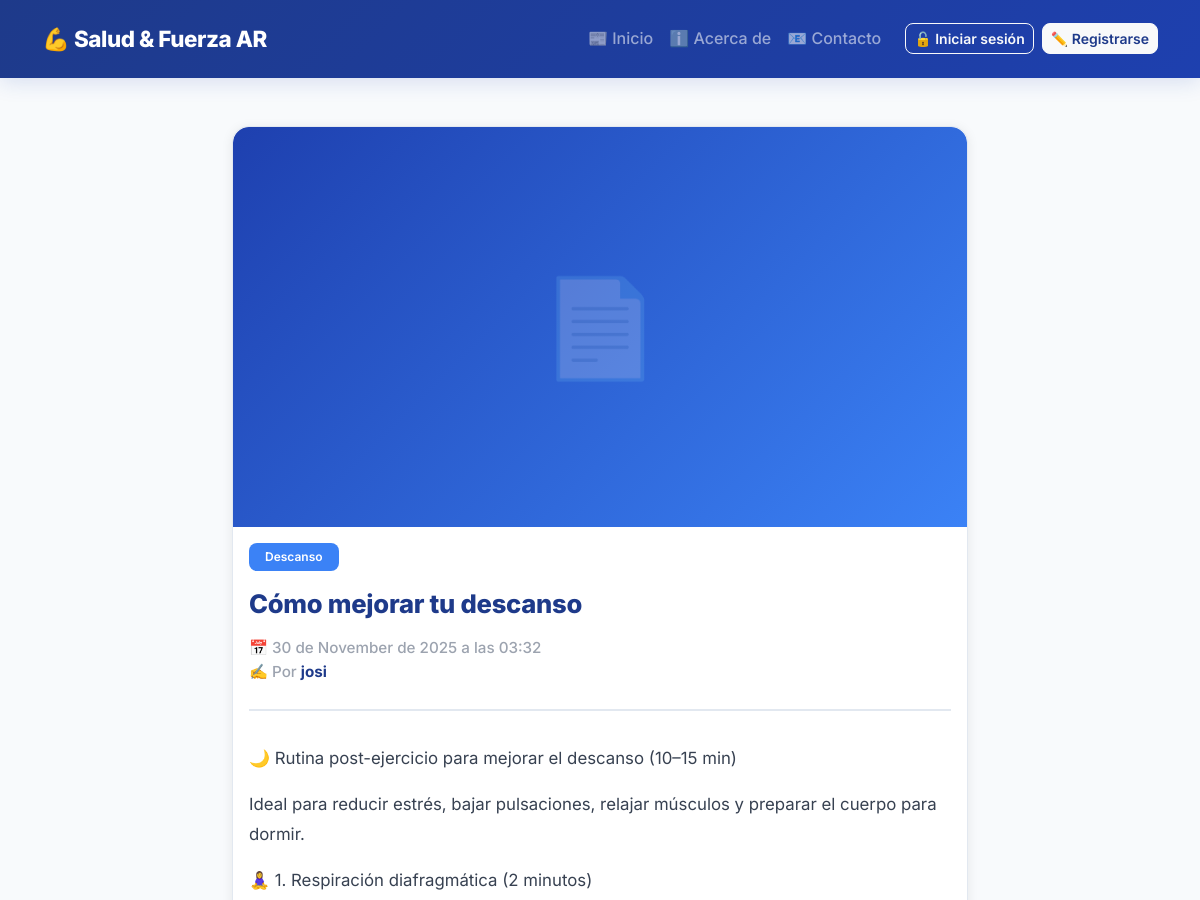
/post/como-mejorar-tu-descanso/ (upper part), run on an earlier commit of the app's database.
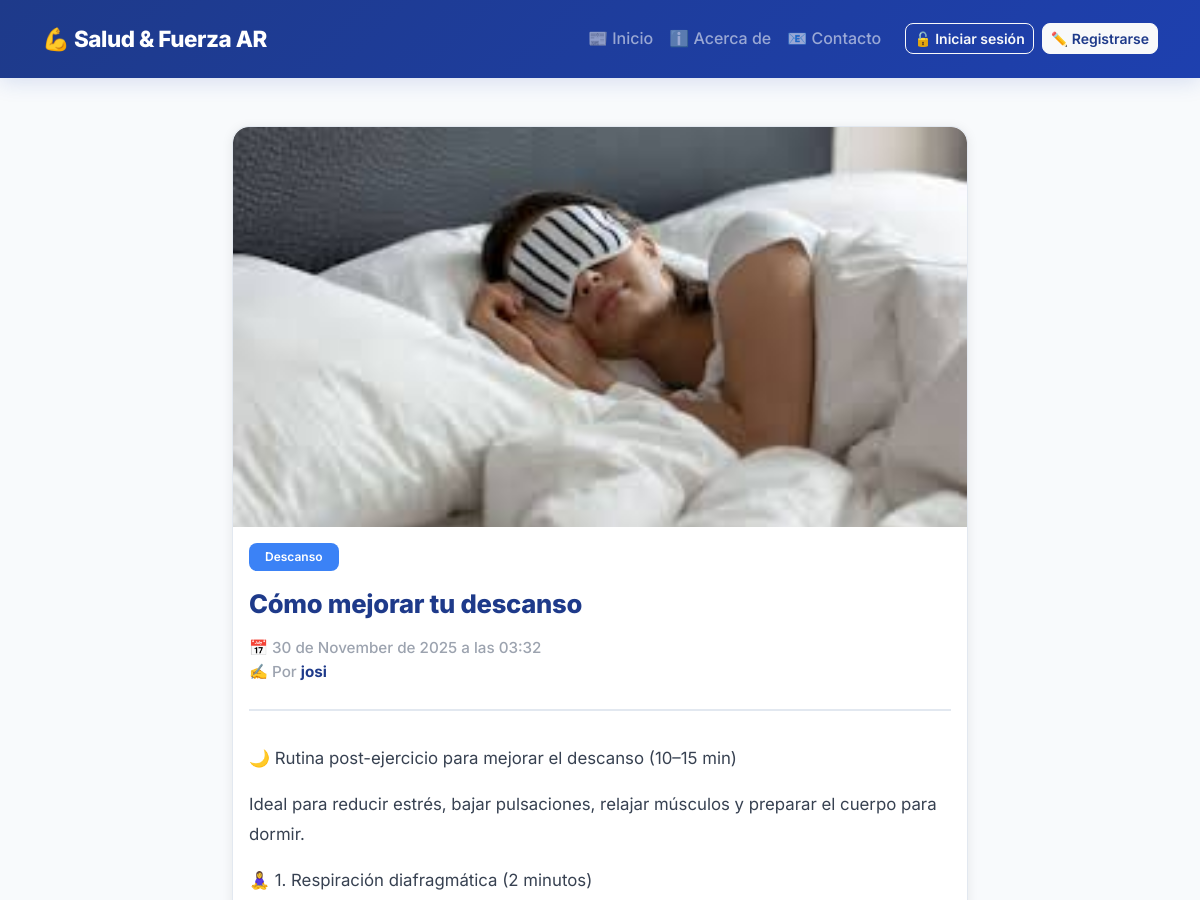
And on a later commit of the database.
### blog/models.py (models this page shows, shortened)
class Post(models.Model):
    title = models.CharField(max_length=200)
    slug = models.SlugField(unique=True, blank=True)
    category = models.ForeignKey(Category, on_delete=models.CASCADE, related_name='posts')
    author = models.ForeignKey(User, on_delete=models.CASCADE, related_name='posts')
    content = models.TextField()
    image = models.ImageField(upload_to='posts/', blank=True, null=True, help_text="Imagen principal del artículo")
    created_at = models.DateTimeField(auto_now_add=True)
    updated_at = models.DateTimeField(auto_now=True)
    is_published = models.BooleanField(default=True)
    class Meta:
        verbose_name_plural = "Posts"
        ordering = ['-created_at']

class Category(models.Model):
    name = models.CharField(max_length=100, unique=True)
    slug = models.SlugField(unique=True, blank=True)
    class Meta:
        verbose_name_plural = "Categorías"
        ordering = ['name']

### blog/views.py (the view)
# urls.py: path('post/<slug:slug>/', views.post_detail, name='post_detail'),
def post_detail(request, slug):
    post = get_object_or_404(Post, slug=slug, is_published=True)
    comments = post.comments.filter(is_active=True).order_by('created_at')
    if request.method == 'POST':
        if not request.user.is_authenticated:
            messages.error(request, 'Debes iniciar sesión para comentar.')
            return redirect('login')
        form = CommentForm(request.POST)
        if form.is_valid():
            comment = form.save(commit=False)
            comment.post = post
            comment.author = request.user
            comment.save()
            messages.success(request, 'Tu comentario fue publicado.')
            return redirect(post.get_absolute_url())
    else:
        form = CommentForm()
    return render(request, 'blog/post_detail.html', {'post': post, 'comments': comments, 'form': form})

### blog/templates/blog/post_detail.html (shortened to what this page needs)
{% extends "blog/base.html" %}
{% block content %}
  <div class="row justify-content-center">
    <div class="col-lg-8">
      <div class="card card-post mb-4">
        {% if post.image %}
          <div style="width: 100%; height: 400px; overflow: hidden; border-radius: 1rem 1rem 0 0;">
            <img src="{{ post.image.url }}" alt="{{ post.title }}" class="card-post-image" style="width: 100%; height: 100%; object-fit: cover;">
          </div>
        {% else %}
          <div style="width: 100%; height: 400px; background: linear-gradient(135deg, #1e40af 0%, #3b82f6 100%); border-radius: 1rem 1rem 0 0; display: flex; align-items: center; justify-content: center;">
            <span style="font-size: 6rem; opacity: 0.2;">📄</span>
          </div>
        {% endif %}
        <div class="card-body">
          <div class="d-flex align-items-center justify-content-between mb-3">
            <div>
              {% if post.category %}
                <span class="badge bg-primary">
                  {{ post.category.name }}
                </span>
              {% endif %}
            </div>
          </div>
          <h1 class="card-title mb-3">{{ post.title }}</h1>
          <div style="border-bottom: 2px solid #e2e8f0; padding-bottom: 1.5rem; margin-bottom: 2rem;">
            <p class="text-muted-date mb-0">
              📅 {{ post.created_at|date:"d \d\e F \d\e Y" }} a las {{ post.created_at|date:"H:i" }}<br>
              ✍️ Por <strong style="color: var(--primary-dark);">{{ post.author.username }}</strong>
            </p>
          </div>
          <div class="card-text" style="font-size: 1.05rem; line-height: 1.8; color: #374151;">
            {{ post.content|linebreaks }}
          </div>
        </div>
      </div>
    </div>
  </div>
{% endblock %}

What changed in the data, as far as the page shows it:
changed Post "Cómo mejorar tu descanso": image empty → "posts/images.jpg" (drawn); image: picture added
